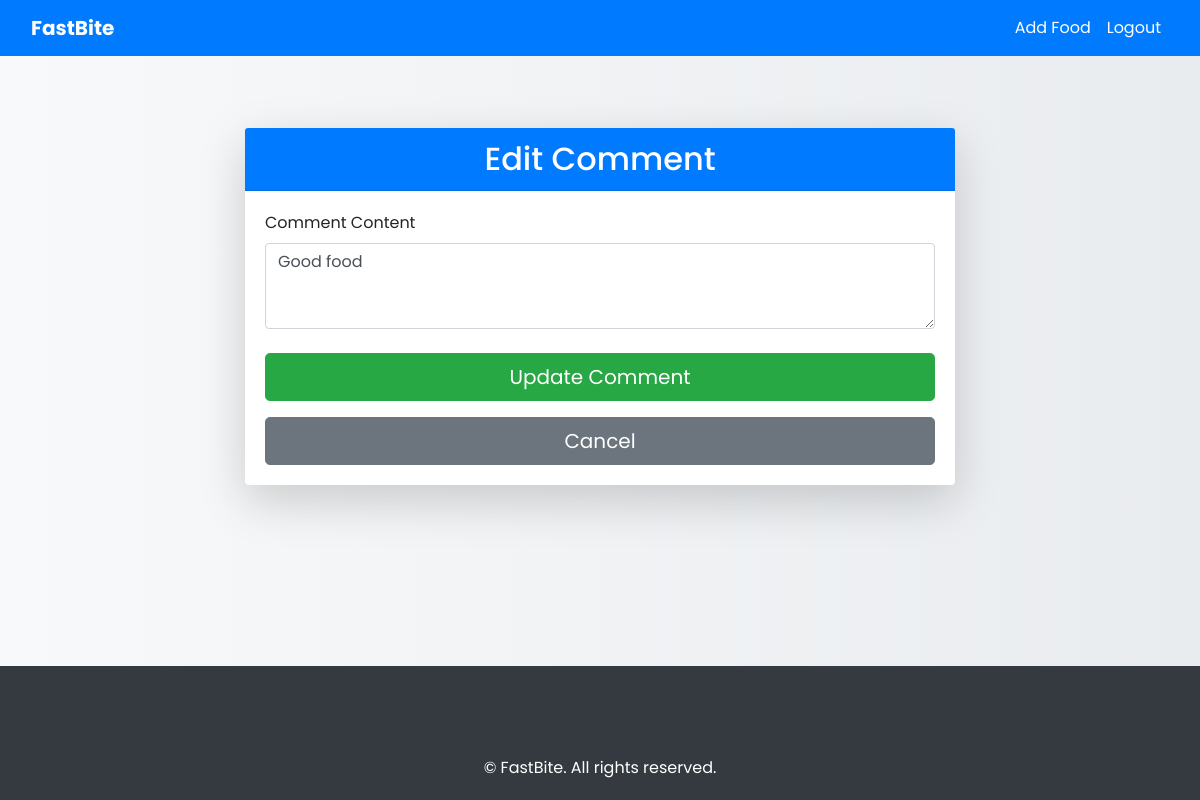
Page /comment/1/update/ (signed in) on the earlier database version.
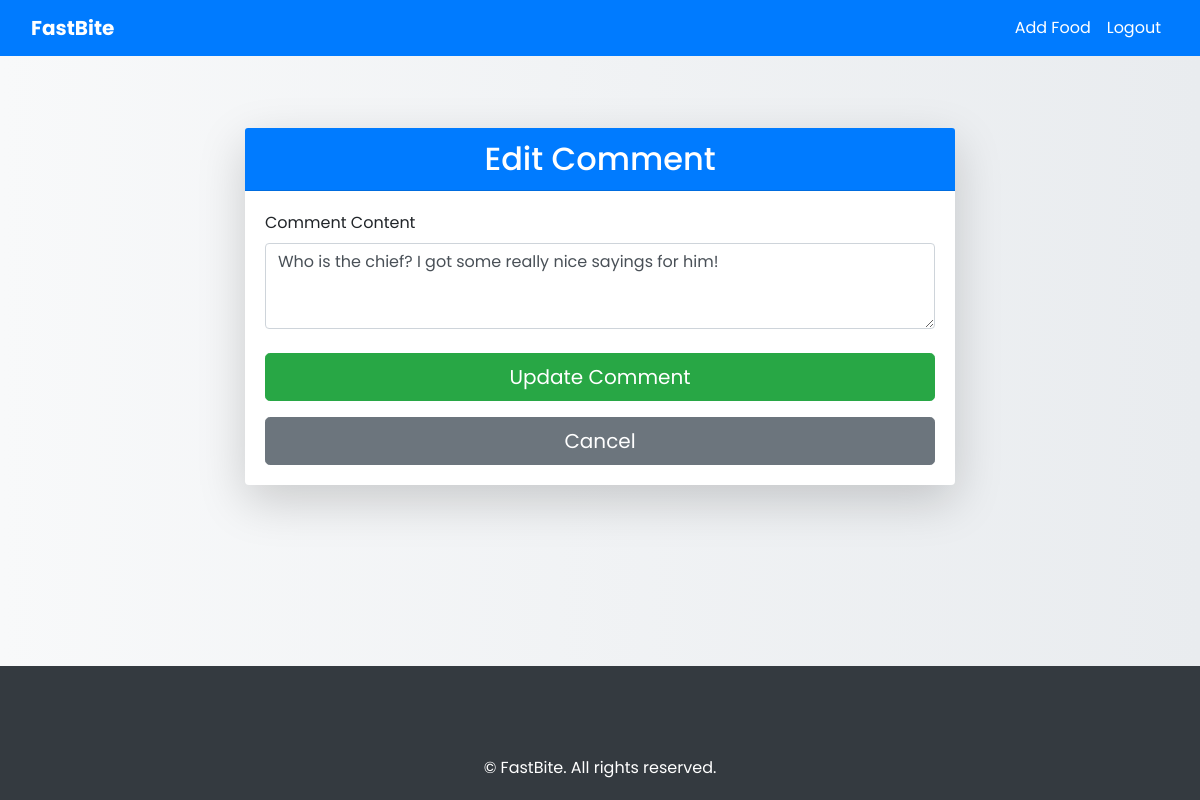
Same page on the later database version.
### Menu/models.py (models this page shows, shortened)
class Comment(models.Model):
    user = models.ForeignKey(User, on_delete=models.CASCADE)
    food = models.ForeignKey(Food, related_name="comments", on_delete=models.CASCADE)
    content = models.TextField(verbose_name="Comment Content")
    created_at = models.DateTimeField(auto_now_add=True, verbose_name="Created At")
    updated_at = models.DateTimeField(auto_now=True, verbose_name="Updated At")

### Menu/views.py (the view)
# urls.py: path('comment/<int:comment_id>/update/', views.update_comment, name='update_comment'),
@login_required
def update_comment(request, comment_id):
    comment = get_object_or_404(Comment, id=comment_id, user=request.user)
    food = comment.food
    if request.method == "POST":
        form = CommentForm(request.POST, instance=comment)
        if form.is_valid():
            form.save()
            messages.success(request, 'Comment updated successfully.')
            return redirect('menu:food_detail', pk=food.pk)
    else:
        form = CommentForm(instance=comment)
    return render(request, 'comment_form.html', {'form': form, 'food': food})

### Menu/forms.py
class CommentForm(forms.ModelForm):
    class Meta:
        model = Comment
        fields = ['content']
        widgets = {
            'content': forms.Textarea(attrs={
                'class': 'form-control',
                'rows': 3,
                'placeholder': 'Add a comment...',
                'aria-label': 'Comment Content',
                'required': True,
            }),
        }

### Menu/templates/comment_form.html (shortened to what this page needs)
{% extends 'base.html' %}
{% block content %}
<div class="container mt-5">
    <div class="row justify-content-center">
        <div class="col-md-8">
            <div class="card shadow-lg border-0">
                <div class="card-header bg-primary text-white text-center">
                    <h2 class="mb-0">{{ form.instance.id|yesno:"Edit Comment,Add Comment" }}</h2>
                </div>
                <div class="card-body">
                    <form method="post" action="{% if form.instance.id %}{% url 'menu:update_comment' form.instance.id %}{% else %}{% url 'menu:add_comment' food.pk %}{% endif %}">
                        <div class="form-group mb-3">
                            <label for="{{ form.content.id_for_label }}" class="form-label">{{ form.content.label }}</label>
                            {{ form.content }}
                        </div>
                        <div class="text-center mt-4">
                            <button type="submit" class="btn btn-success btn-lg w-100">
                                {% if form.instance.id %}Update Comment{% else %}Submit Comment{% endif %}
                            </button>
                            <a href="{% url 'menu:food_detail' food.pk %}" class="btn btn-secondary btn-lg w-100 mt-3">Cancel</a>
                        </div>
                    </form>
                </div>
            </div>
        </div>
    </div>
</div>
{% endblock %}

Differences in the rows shown:
changed Comment "Edit Comment": content "Good food" → "Who is the chief? I got some really nice sayings for him!"
